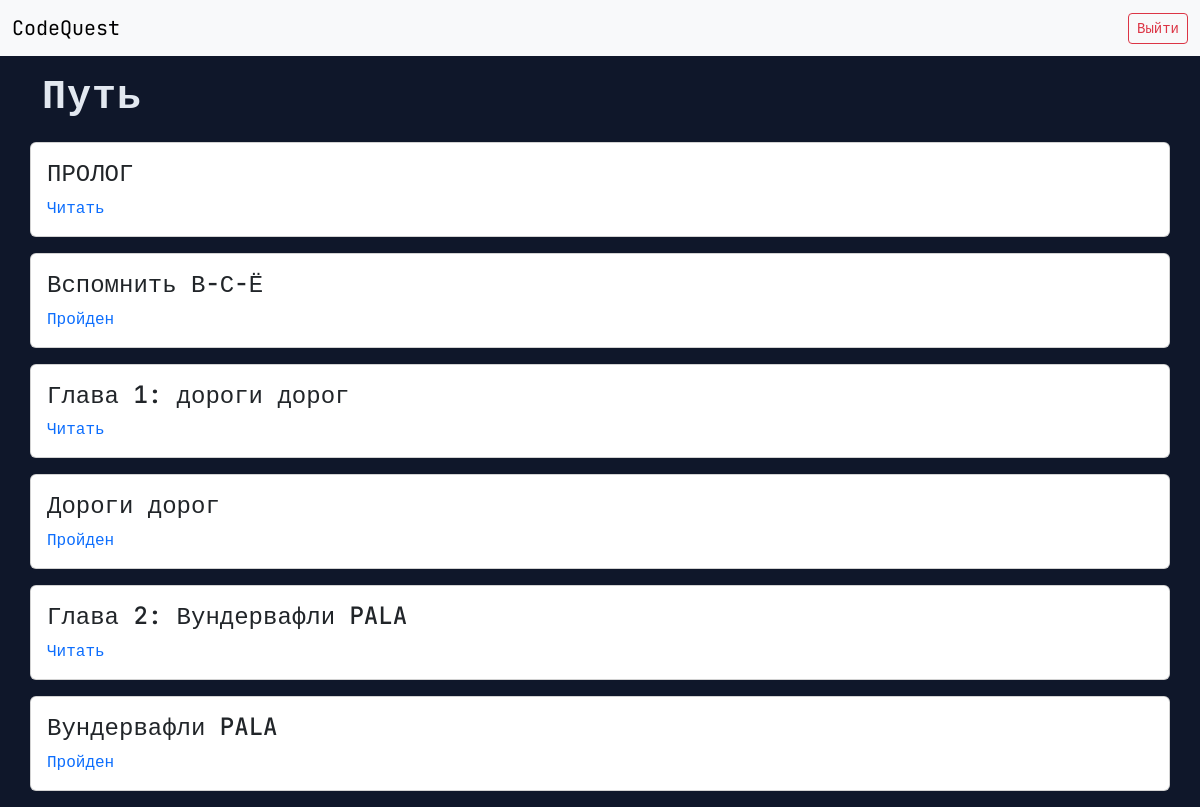
Screenshot of / (signed in) with the database file from the repository.
### app/models.py (models this page shows)
class Level(db.Model):
    id = db.Column(db.Integer, primary_key=True)
    title = db.Column(db.String(120), nullable=False)
    description = db.Column(db.Text, nullable=False)
    starter_code = db.Column(db.Text)
    order = db.Column(db.Integer, unique=True)
    checker_name = db.Column(db.String(50), nullable=False)
    story_id = db.Column(db.Integer, default=0)  # 0 = нет истории

### app/routes.py (the view)
@main.route("/")
def index():
    levels = Level.query.order_by(Level.order).all()
    story_file = os.path.join(os.path.dirname(__file__), 'data', 'story.json')
    stories = []
    try:
        with open(story_file, 'r', encoding='utf-8') as f:
            story_data = json.load(f)
            stories = list(story_data.values())
    except:
        pass
    completed_levels = set()
    completed_stories = set()
    if current_user.is_authenticated:
        completed_levels = {
            p.level_id for p in UserProgress.query.filter_by(
                user_id=current_user.id, completed=True
            )
        }
        completed_stories = {
            p.story_id for p in StoryProgress.query.filter_by(
                user_id=current_user.id, completed=True
            )
        }
    timeline = []
    added_story_ids = set()
    previous_level_completed = True
    for idx, level in enumerate(levels):
        current_story = None
        for story in stories:
            if story.get('id') == level.story_id:
                current_story = story
                break
        if current_story:
            story_can_access = previous_level_completed
            story_id = current_story.get('id')
            if story_id not in added_story_ids:
                current_story['is_completed'] = story_id in completed_stories
                current_story['can_access'] = story_can_access
                timeline.append(current_story)
                added_story_ids.add(story_id)
        level.can_access = level.story_id in completed_stories if level.story_id else True
        level.is_completed = level.id in completed_levels
        timeline.append(level)
        previous_level_completed = level.id in completed_levels
    return render_template("index.html", timeline=timeline)

### app/routes.py (called while the page is built)
@login_manager.user_loader
def load_user(user_id):
    return User.query.get(int(user_id))

### app/templates/index.html (shortened to what this page needs)
{% extends "base.html" %}
{% block styles %}
<link rel="stylesheet"
      href="{{ url_for('static', filename='css/main.css') }}">
{% endblock %}
{% block content %}
{% if current_user.is_authenticated %}
  <div class="container mt-5">
    <h1 class="mb-4">Путь</h1>
    <div class="row">
      {% for item in timeline %}
        {% if item.checker_name is defined %}
          {% if item.is_completed %}
            <div class="card mb-3 p-3">
              <h4>{{ item.title }}</h4>
              <a href="{{ url_for('main.level', level_id=item.id) }}">Пройден</a>
            </div>
          {% elif not item.can_access %}
            <div class="card mb-3 p-3" style="background-color: #444;">
              <h4>{{ item.title }}</h4>
              <span class="text-muted">Сначала пройдите историю</span>
            </div>
          {% endif %}
        {% else %}
          {% if item.is_completed %}
            <div class="card mb-3 p-3">
              <h4>{{ item.title }}</h4>
              <a href="{{ url_for('main.view_story', story_id=item.id) }}">Читать</a>
            </div>
          {% elif not item.can_access %}
            <div class="card mb-3 p-3" style="background-color: #444;">
              <h4>{{ item.title }}</h4>
              <span class="text-muted">Сначала пройдите предыдущий уровень</span>
            </div>
          {% endif %}
        {% endif %}
      {% endfor %}
    </div>
  </div>
{% else %}
  <div class="d-flex justify-content-center align-items-center vh-100">
    <a href="{{ url_for('main.login') }}" class="btn btn-primary btn-lg">Войти в систему</a>
  </div>
{% endif %}
{% endblock %}

### app/templates/base.html (shortened to what this page needs)
<!DOCTYPE html>
<html lang="en">
<head>
    <link href="https://cdn.jsdelivr.net/npm/bootstrap@5.3.8/dist/css/bootstrap.min.css" rel="stylesheet"
>
    <link rel="stylesheet" href="{{ url_for('static', filename='style.css') }}">
    {% block styles %}{% endblock %}
</head>
<body>
<nav class="navbar navbar-light bg-light fixed-top">
    <div class="container-fluid">
        <a class="navbar-brand" href="/">CodeQuest</a>
        {% if current_user.is_authenticated %}
            <a href="{{ url_for('main.logout') }}" class="btn btn-outline-danger btn-sm">Выйти</a>
        {% endif %}
    </div>
</nav>
<div class="page-wrapper" style="margin-top: 70px;">
    {% block content %}{% endblock %}
</div>
</body>
</html>

### app/static/style.css (style rules this page uses)
body { font-family: "JetBrains Mono", monospace; background: #0f172a; color: #e2e8f0; }
h1, h2, h3 { font-weight: 600; letter-spacing: 1px; }
a { text-decoration: none; }

### rows the page displays
Level: title "Вспомнить В-С-Ё"
Level: title "Дороги дорог"
Level: title "Вундервафли PALA"

### other values shown
{{ item.title }} "ПРОЛОГ" "Глава 1: дороги дорог" "Глава 2: Вундервафли PALA"
